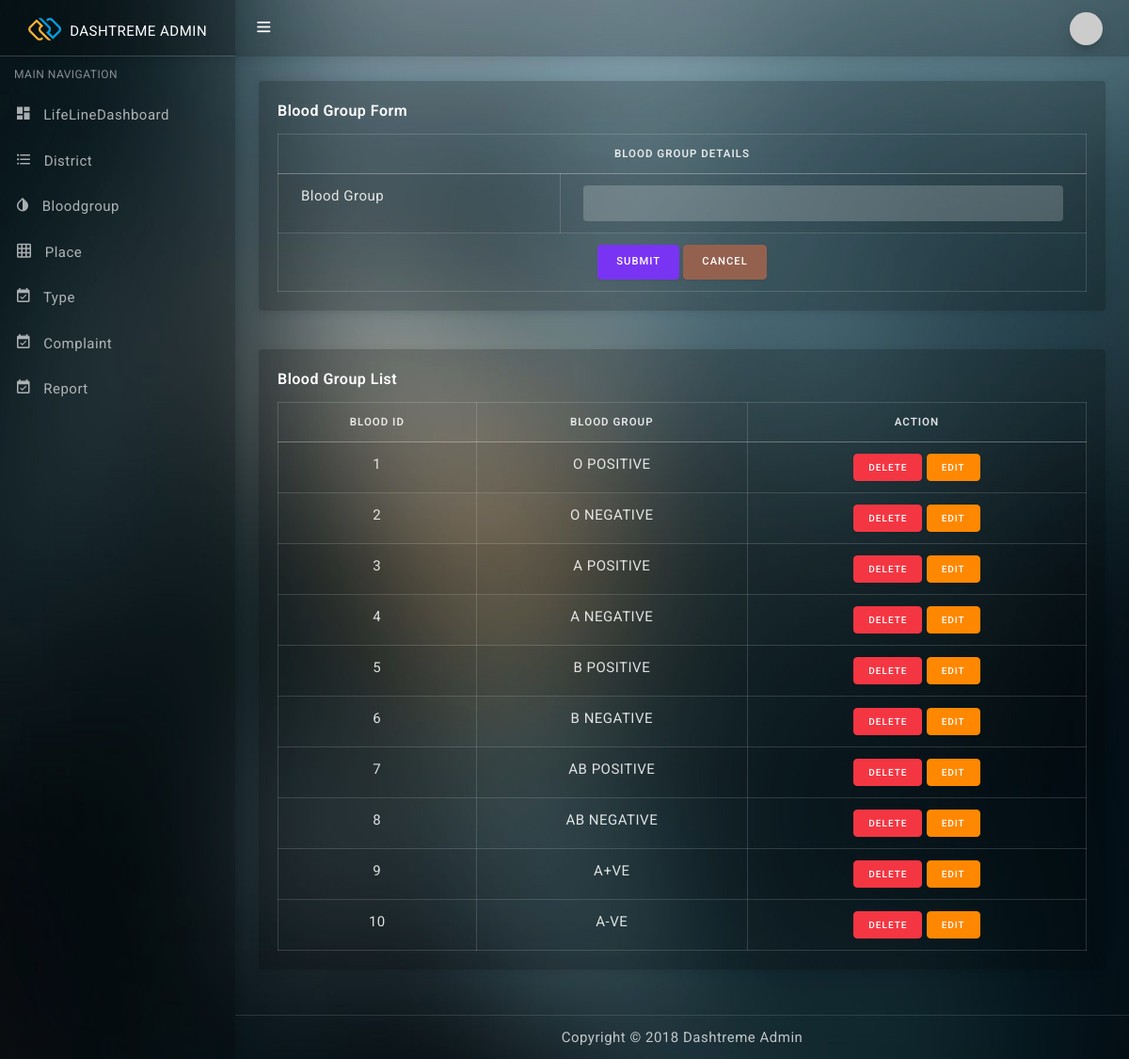
Page /Project/Admin/bloodgroup.php on the committed database.
### tables this page shows
CREATE TABLE `tbl_bloodgroup` (
  `blood_id` int(10) NOT NULL,
  `blood_group` text NOT NULL
);

### Project/Admin/bloodgroup.php (the view, shortened to what this page needs)
<?php
include('Head.php');
?>
<!DOCTYPE html PUBLIC "-//W3C//DTD XHTML 1.0 Transitional//EN" "http://www.w3.org/TR/xhtml1/DTD/xhtml1-transitional.dtd">
<html xmlns="http://www.w3.org/1999/xhtml">
<head>
</head>
<body>
<?php
 $dis="";
include("../Assets/Connection/connection.php");
		 	?>
<div class="row mt-3">
  <div class="col-lg-12">
    <div class="card">
      <div class="card-body">
        <div class="card-title">Blood Group Form</div>
        <form id="form1" name="form1" method="post" action="Bloodgroup.php">
          <table class="table table-bordered table-striped">
            <thead>
              <tr>
                <th colspan="2" class="text-center">Blood Group Details</th>
              </tr>
            </thead>
            <tbody>
              <tr>
                <td>Blood Group</td>
                <td>
                  <input type="text" value="<?php echo $dis ?>" name="txt_bloodgroup" id="txt_bloodgroup" class="form-control" pattern="[A-Za-z]+" />
                </td>
              </tr>
              <tr>
                <td colspan="2" class="text-center">
                  <input type="submit" name="btn_submit" id="btn_submit" class="btn btn-primary" value="Submit" />
                  <a href="#" class="btn btn-secondary">Cancel</a>
                </td>
              </tr>
            </tbody>
          </table>
        </form>
      </div>
    </div>
  </div>
</div>
<div class="row mt-3">
  <div class="col-lg-12">
    <div class="card">
      <div class="card-body">
        <div class="card-title">Blood Group List</div>
        <table class="table table-bordered table-striped">
          <thead>
            <tr>
              <th class="text-center">Blood ID</th>
              <th class="text-center">Blood Group</th>
              <th class="text-center">Action</th>
            </tr>
          </thead>
          <tbody>
            <?php
            $dis = "SELECT * FROM tbl_bloodgroup";
            $result = $Conn->query($dis);
            $i = 0;
            while ($data = $result->fetch_assoc()) {
              $i++;
            ?>
              <tr>
                <td class="text-center"><?php echo $i; ?></td>
                <td class="text-center"><?php echo $data['blood_group']; ?></td>
                <td class="text-center">
                  <a href="Bloodgroup.php?did=<?php echo $data['blood_id']; ?>" class="btn btn-danger btn-sm">Delete</a>
                  <a href="Bloodgroup.php?eid=<?php echo $data['blood_id']; ?>" class="btn btn-warning btn-sm">Edit</a>
                </td>
              </tr>
            <?php
            }
            ?>
          </tbody>
        </table>
      </div>
    </div>
  </div>
</div>
</body>
</html>
<?php
include('Foot.php');
?>

### rows in the picture
tbl_bloodgroup: blood_group "O POSITIVE"
tbl_bloodgroup: blood_group "O NEGATIVE"
tbl_bloodgroup: blood_group "A POSITIVE"
tbl_bloodgroup: blood_group "A NEGATIVE"
tbl_bloodgroup: blood_group "B POSITIVE"
tbl_bloodgroup: blood_group "B NEGATIVE"
tbl_bloodgroup: blood_group "AB POSITIVE"
tbl_bloodgroup: blood_group "AB NEGATIVE"
tbl_bloodgroup: blood_group "A+VE"
tbl_bloodgroup: blood_group "A-VE"
